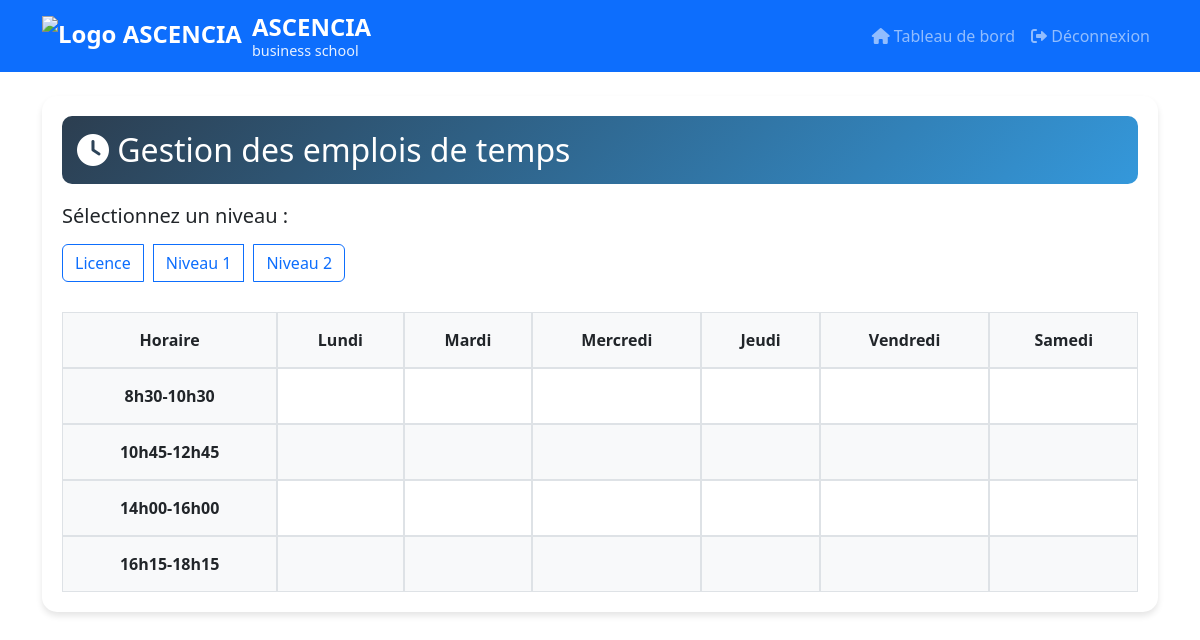
Page /academy/admin/schedule.php (signed in) on the committed database.
### tables this page shows
CREATE TABLE IF NOT EXISTS `levels` (
  `id` int NOT NULL AUTO_INCREMENT,
  `name` varchar(50) NOT NULL,
  `has_filieres` tinyint(1) DEFAULT '0',
  PRIMARY KEY (`id`),
  UNIQUE KEY `name` (`name`)
);

### academy/admin/schedule.php (the view, shortened to what this page needs)
<?php
require_once '../config/database.php';
$stmt = $conn->query("SELECT * FROM levels ORDER BY name");
$levels = $stmt->fetchAll();
$days = [
    'Lundi',
    'Mardi',
    'Mercredi',
    'Jeudi',
    'Vendredi',
    'Samedi'
];
$time_slots = [
    '8h30-10h30',
    '10h45-12h45',
    '14h00-16h00',
    '16h15-18h15'
];
?>
<!DOCTYPE html>
<html lang="fr">
<head>
    <link href="https://cdn.jsdelivr.net/npm/bootstrap@5.3.0/dist/css/bootstrap.min.css" rel="stylesheet">
    <link href="https://cdnjs.cloudflare.com/ajax/libs/font-awesome/6.0.0/css/all.min.css" rel="stylesheet">
</head>
<body>
    <nav class="navbar navbar-expand-lg navbar-dark bg-primary">
        <div class="container">
            <a class="navbar-brand" href="../index.php">
                <img src="../assets/images/logo.png" alt="Logo ASCENCIA">
                <div class="logo-text">
                    <span class="main-text">ASCENCIA</span>
                    <span class="sub-text">business school</span>
                </div>
            </a>
            <div class="collapse navbar-collapse" id="navbarNav">
                <ul class="navbar-nav ms-auto">
                    <li class="nav-item">
                        <a class="nav-link" href="dashboard.php">
                            <i class="fas fa-home"></i> Tableau de bord
                        </a>
                    </li>
                    <li class="nav-item">
                        <a class="nav-link" href="../logout.php">
                            <i class="fas fa-sign-out-alt"></i> Déconnexion
                        </a>
                    </li>
                </ul>
            </div>
        </div>
    </nav>
    <div class="container mt-4">
        <div class="schedule-container">
            <div class="schedule-header">
                <h2 class="mb-0">
                    <i class="fas fa-clock"></i> Gestion des emplois de temps
                </h2>
                            </div>
            <div class="level-selector">
                <h5 class="mb-3">Sélectionnez un niveau :</h5>
                <div class="btn-group" role="group">
                    <?php foreach ($levels as $level): ?>
                        <button type="button" class="btn btn-outline-primary level-btn"
                                data-level-id="<?php echo $level['id']; ?>">
                            <?php echo htmlspecialchars($level['name']); ?>
                        </button>
                                    <?php endforeach; ?>
                </div>
            </div>
                        <div class="table-responsive">
                <table class="schedule-table">
                                <thead>
                                    <tr>
                                        <th>Horaire</th>
                            <?php foreach ($days as $day): ?>
                                            <th><?php echo $day; ?></th>
                                        <?php endforeach; ?>
                                    </tr>
                                </thead>
                                <tbody>
                        <?php foreach ($time_slots as $time_slot): ?>
                                        <tr>
                                <th><?php echo $time_slot; ?></th>
                                <?php foreach ($days as $day_index => $day): ?>
                                    <td class="schedule-cell"
                                        data-day="<?php echo $day_index; ?>"
                                        data-time="<?php echo $time_slot; ?>">
                                                </td>
                                            <?php endforeach; ?>
                                        </tr>
                                    <?php endforeach; ?>
                                </tbody>
                            </table>
                        </div>
                    </div>
    </div>
</body>
</html>

### academy/admin/schedule.php (style rules this page uses)
.navbar-brand { font-size: 1.5rem; font-weight: 600; display: flex; align-items: center; gap: 10px; text-decoration: none; }
.navbar-brand .logo-text { display: flex; flex-direction: column; line-height: 1.2; }
.navbar-brand .main-text { font-size: 1.5rem; font-weight: 700; color: white; }
.navbar-brand .sub-text { font-size: 0.9rem; font-weight: 400; color: rgba(255, 255, 255, 0.9); }
.navbar-brand img { height: 40px; width: auto; }
.schedule-container { background: white; border-radius: 15px; box-shadow: 0 4px 6px rgba(0,0,0,0.1); padding: 20px; margin-bottom: 30px; }
.schedule-header { background: linear-gradient(135deg, #2c3e50, #3498db); color: white; padding: 15px; border-radius: 10px; margin-bottom: 20px; }
.schedule-table { width: 100%; border-collapse: separate; border-spacing: 0; }
.schedule-table th { background: #f8f9fa; padding: 15px; text-align: center; border: 1px solid #dee2e6; }
.schedule-table td { padding: 15px; text-align: center; border: 1px solid #dee2e6; vertical-align: middle; }
.schedule-table tr:nth-child(even) { background-color: #f8f9fa; }
.schedule-cell { min-height: 100px; position: relative; }
.level-selector { margin-bottom: 20px; }
.level-selector .btn { margin-right: 10px; margin-bottom: 10px; }

### rows in the picture
levels: name "Licence"
levels: name "Niveau 1"
levels: name "Niveau 2"

### other values in the picture
$day "Lundi"
$day "Mardi"
$day "Mercredi"
$day "Jeudi"
$day "Vendredi"
$day "Samedi"
$time_slot "8h30-10h30"
$time_slot "10h45-12h45"
$time_slot "14h00-16h00"
$time_slot "16h15-18h15"
